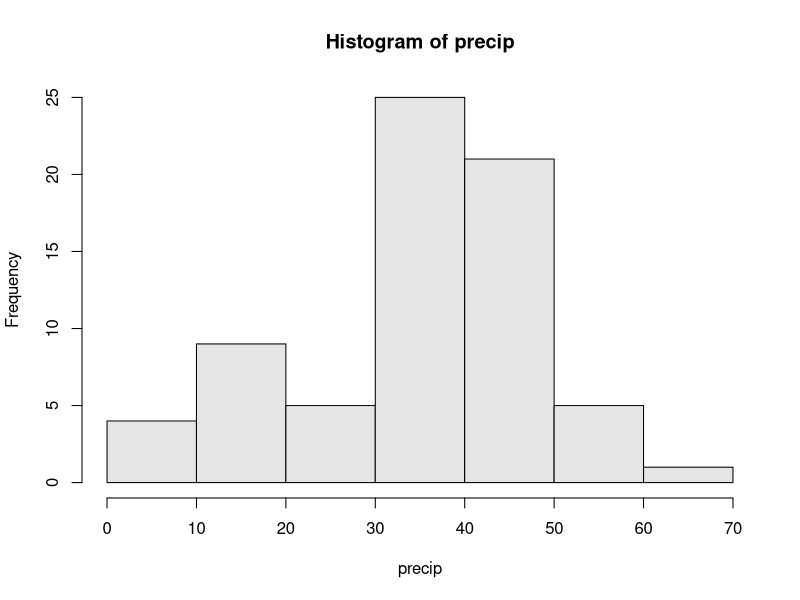

R code for this plot:
## ---- chunk 1
cap <- "Caption da tabela para ver como ela fica no slide."
knitr::kable(mtcars[1:10, 1:4], caption =  cap)
## ---- chunk 2
cap <- "Histograma do vetor de dados `precip` do próprio R."
hist(precip, col = "gray90")
## ---- chunk 3
x <- 0
for (i in 1:10) {
    x <- x + 1
    print(x)
}
